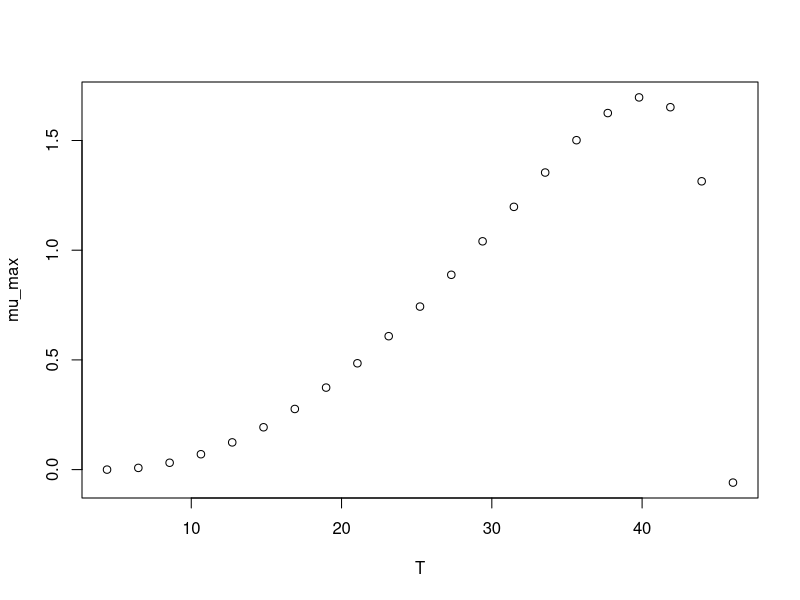

R code for this plot:
#############################
# start of Parameter script
#############################
T <- seq(4.3956043956044,46.046,length.out=21)
#############################
# end of Parameter script
#############################
############################# 
# start of Model script Gropin ID 400 
#############################
 
# constant coefficients for this model
 
variables <- data.frame(T)
argumentsPar <- expand.grid(variables)
 
# heart of the model
response_surface <- function(T) {
   mumax <-(1.7*(T-46)*((T-4.4)^2))/((40.3-4.4)*((40.3-4.4)*(T-40.3)-(40.3-46)*(40.3+4.4-2*T)))

return(mumax=mumax)
} 

# output parameters
mumax <- cbind(argumentsPar,response_surface(argumentsPar['T']))
colnames(mumax) <- c(colnames(argumentsPar),'mumax')
#############################
# End of Model script
#############################
############################# 
# start of Visualisation script Gropin ID 400 
#############################
plot(T,mumax$mumax,
                          xlab='T',
                          ylab='mu_max')
#############################
# End of Visualisation script
#############################
